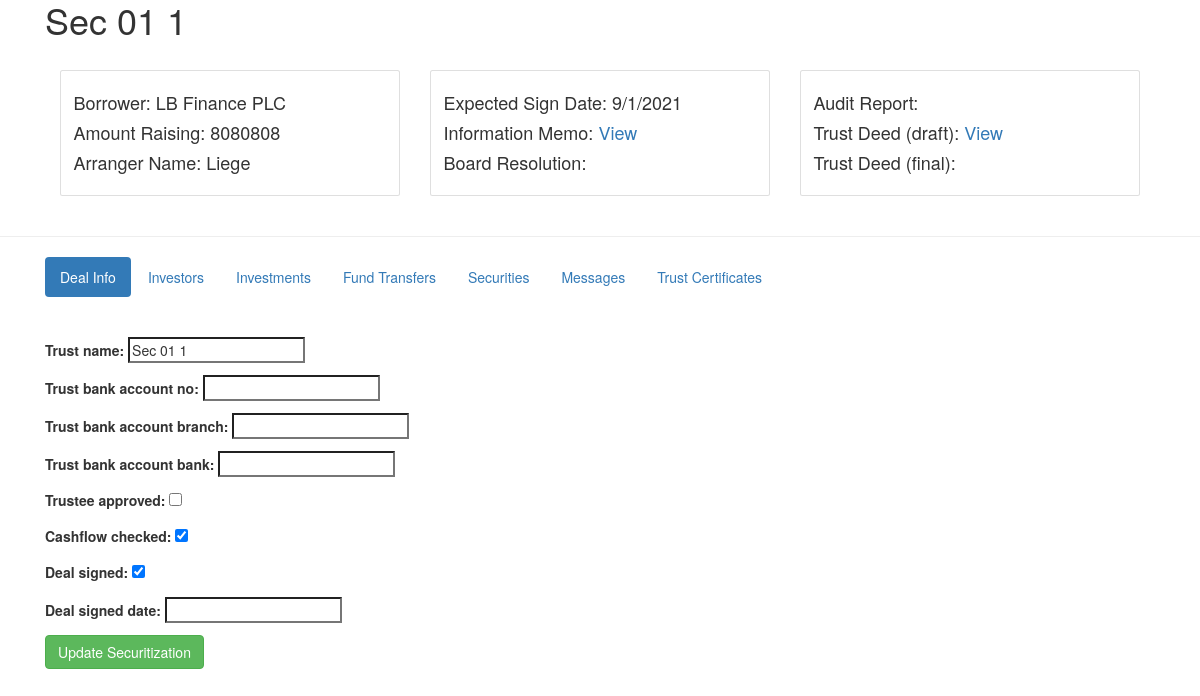
/update_securitization_trustee/15/, run on an earlier commit of the app's database.
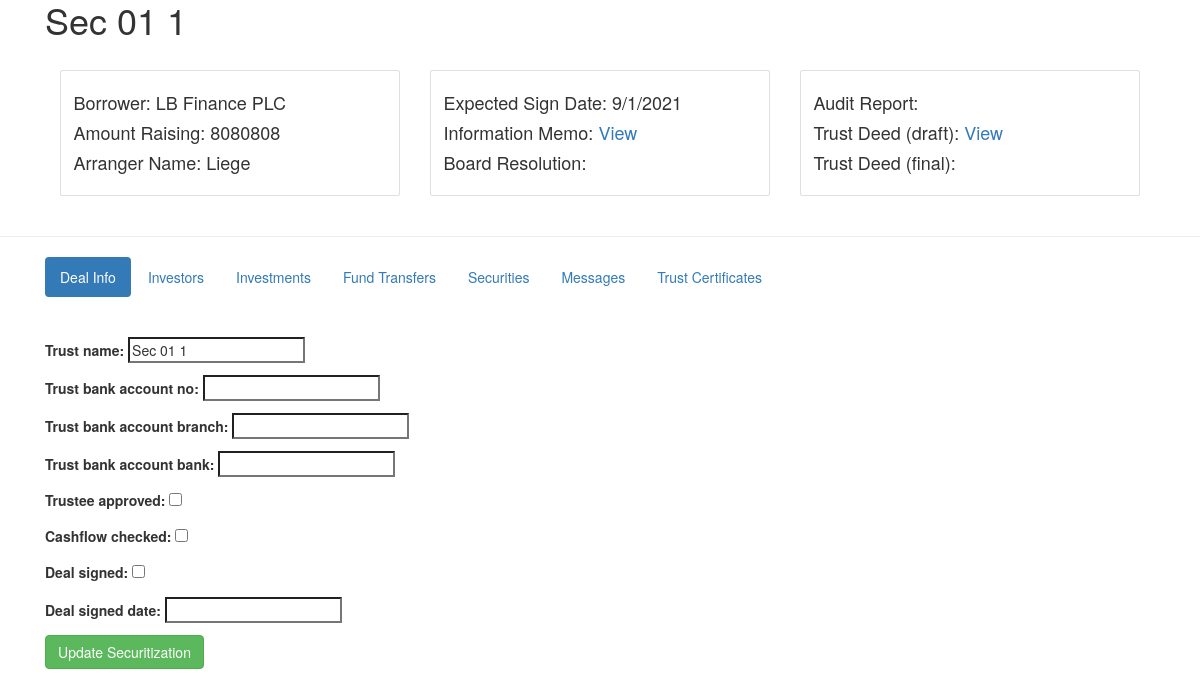
And on a later commit of the database.
### trusteeapp/models.py (models this page shows, shortened)
class Securitization(models.Model):
    temp_name = models.CharField(max_length=200)
    borrower = models.ForeignKey(Borrower, on_delete=PROTECT)
    arranger_name  = models.CharField(max_length=200) # change this to ForeignKey later
    amount_raised = models.IntegerField()
    expected_sign_date = models.CharField(max_length=200,blank=True)
    td_firstdraft = models.FileField()
    trust_name = models.CharField(default="",max_length=200,blank=True)
    trust_bank_account_no = models.CharField(default="",max_length=200,blank=True)
    trust_bank_account_branch = models.CharField(default="",max_length=200,blank=True)
    trust_bank_account_bank = models.CharField(default="",max_length=200,blank=True)
    lawyer_name = models.CharField(max_length=200)
    auditor_name = models.CharField(max_length=200)
    trustee_approved = models.BooleanField(default=False)
    deal_signed = models.BooleanField(default=False)
    cashflow_checked = models.BooleanField(default=False)
    deal_signed_date = models.DateField(blank=True,null=True)
    td_completedraft = models.FileField(blank=True)
    td_completesigned = models.FileField(blank=True)
    board_resolution = models.FileField(blank=True)
    information_memo = models.FileField(blank=True)
    audit_report = models.FileField(blank=True)
    investor_schedule_file = models.FileField(blank=True)
    investments_file = models.FileField(blank=True)
    security_list_file = models.FileField(blank=True)
    trust_certificates = models.FileField(blank=True)

class Borrower(models.Model):
    borrower_name = models.CharField(max_length=200)
    borrower_address = models.CharField(max_length=300)
    borrower_contact_name = models.CharField(max_length=200)
    borrower_contact_number = models.IntegerField()

### trusteeapp/views.py (the view)
# urls.py: path("update_securitization_trustee/<int:id>/",views.update_securitization_trustee_view),
def update_securitization_trustee_view(request,id):
    sec = Securitization.objects.get(id=id)
    form = update_securitization_trustee_form(instance=sec)
    context = {"form":form,
                "securitization":sec,}
    if sec.security_set.all().count() > 0:
        secset = sec.security_set.all()
        secdf = pd.DataFrame(list(secset.values()))
        t = pd.date_range(start=datetime.date.today(),end=max(secdf['last_payment_date']),freq="MS")
        cf = pd.DataFrame(0,index=t,columns=['cashflow'])
        for index, row in secdf.iterrows():
            stdate = datetime.date.today()
            while stdate < row['last_payment_date']:
                stdate = datetime.date(stdate.year + int(stdate.month / 12), ((stdate.month % 12) + 1), 1)
                cf.loc[stdate.strftime("%Y-%m-%d"),'cashflow'] = cf.loc[stdate.strftime("%Y-%m-%d"),'cashflow']+row['monthly_payment']
        tf = pd.DataFrame(list(sec.borrower.transfer_set.all().filter(amount__gte=0).values()))
        tf = tf[['amount','transfer_date']]
        tf['transfer_date'] = tf['transfer_date'].apply(lambda datetime: datetime.replace(day=1))
        tf.set_index('transfer_date',inplace=True)
        tf = cf.join(tf,how="outer")
        tf['amountcc']=tf.amount*1.3
        tf['cf_date'] = tf.index.strftime("%y-%m")
        context["payment_dates"] = tf['cf_date'].to_list()
        context["amount"] = tf['amount'].to_list()
        context["amountcc"] = tf['amountcc'].to_list()
        context["cashflow"] = tf['cashflow'].to_list()
    if request.method=="POST" and request.POST['formtype']=="update":
        form = update_securitization_trustee_form(request.POST,instance=sec)
        if form.is_valid():
            form.save()
    return render(request,"trusteeapp/update_securitization_trustee.html",context)

### trusteeapp/forms.py
class update_securitization_trustee_form(forms.ModelForm):
    class Meta:
        model = Securitization
        fields = ('trust_name','trust_bank_account_no','trust_bank_account_branch',
        'trust_bank_account_bank',"trustee_approved","cashflow_checked","deal_signed","deal_signed_date")

### trusteeapp/templates/trusteeapp/update_securitization_trustee.html (shortened to what this page needs)
{% extends "trusteeapp/base_trustee.html" %}
{% block content %}
    <div class="container"><h1>{% if securitization.trust_name %}{{securitization.trust_name}}{% else %}{{securitization.temp_name}}{% endif %}</h1>
        <br/>
        <div class="col-sm-4">
        <div class="card">
            <div class="card-body">
              <p class="card-text">
                <h4>Borrower: {{securitization.borrower.borrower_name}}</h4>
                <h4>Amount Raising: {{securitization.amount_raised}}</h4>
                <h4>Arranger Name: {{securitization.arranger_name}}</h4>
            </p>
            </div>
        </div>
        </div>
        <div class="col-sm-4">
        <div class="card">
            <div class="card-body">
              <p class="card-text">
                <h4>Expected Sign Date: {{securitization.expected_sign_date}}</h4>
    <h4>Information Memo: <a target="_blank" href="http://127.0.0.1:8000/documents/{{securitization.board_resolution}}">View</a></h4>
    <h4>Board Resolution: {% if securitization.board_resolution %}<a target="_blank" href="http://127.0.0.1:8000/documents/{{securitization.board_resolution}}">View</a>{% endif %}</h4>
              </p>
            </div>
        </div>
        </div>
        <div class="col-sm-4">
            <div class="card">
                <div class="card-body">
                  <p class="card-text">
                     <h4>Audit Report: {% if securitization.audit_report %}<a target="_blank" href="http://127.0.0.1:8000/documents/{{securitization.audit_report}}">View</a>{% endif %}</h4>
                     <h4>Trust Deed (draft): {% if securitization.td_firstdraft %}<a target="_blank" href="http://127.0.0.1:8000/documents/{{securitization.td_firstdraft}}">View</a>{% endif %}</h4>
                     <h4>Trust Deed (final): {% if securitization.td_completesigned %}<a target="_blank" href="http://127.0.0.1:8000/documents/{{securitization.td_completesigned}}">View</a>{% endif %}</h4>
                  </p>
                </div>
            </div>
            </div>
    </div>
        <br/>
        <hr/>
    <div id="exTab1" class="container">
        <ul  class="nav nav-pills">
            <li class="active"><a  href="#1a" data-toggle="tab">Deal Info</a></li>
            <li><a href="#2a" data-toggle="tab">Investors</a></li>
            <li><a href="#3a" data-toggle="tab">Investments</a></li>
            <li><a href="#4a" data-toggle="tab">Fund Transfers</a></li>
            <li><a href="#5a" data-toggle="tab">Securities</a></li>
            <li><a href="#6a" data-toggle="tab">Messages</a></li>
            <li><a href="#7a" data-toggle="tab">Trust Certificates</a></li>
        </ul>
        <div class="tab-content clearfix">
            <div class="tab-pane active" id="1a">
                        <br/><br/>
                        <form method="POST"  enctype="multipart/form-data"> {% csrf_token %}
                            {{form.as_p}}
                            <button type="submit",name="save" class="btn btn-success">Update Securitization</button>
                        </form>
            </div>
        </div>
      </div>
{% endblock content %}

What changed in the data, as far as the page shows it:
changed Securitization "Liege": cashflow_checked "☑" → "☐"; deal_signed "☑" → "☐"
